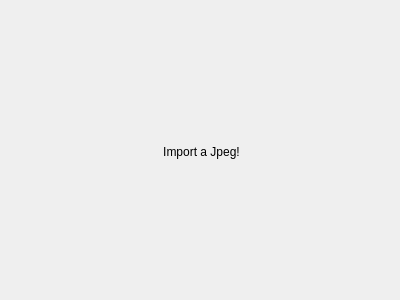
<?xml version="1.0" encoding="UTF-8"?>
<ui version="4.0">
 <class>Form</class>
 <widget class="QWidget" name="Form">
  <property name="geometry">
   <rect>
    <x>0</x>
    <y>0</y>
    <width>400</width>
    <height>300</height>
   </rect>
  </property>
  <property name="windowTitle">
   <string>Form</string>
  </property>
  <widget class="QLabel" name="imageDisplay">
   <property name="geometry">
    <rect>
     <x>6</x>
     <y>1</y>
     <width>391</width>
     <height>301</height>
    </rect>
   </property>
   <property name="text">
    <string>Import a Jpeg!</string>
   </property>
   <property name="scaledContents">
    <bool>true</bool>
   </property>
   <property name="alignment">
    <set>Qt::AlignmentFlag::AlignCenter</set>
   </property>
  </widget>
 </widget>
 <resources/>
 <connections/>
</ui>
